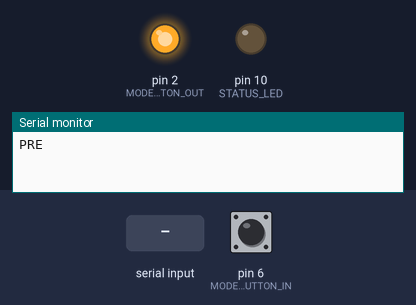
This sketch was run on a simulated Arduino Uno, built with avr-gcc and run on an emulated ATmega328P. Shown: output pins drawn as LEDs (lit = HIGH), the last lines printed to the serial monitor. Inputs (shaded band) come from the test bench; at power-on: pin 6 (MODE_BUTTON_IN) HIGH. Pins used as bus, display or sensor lines are not drawn.

Above: at 1.2 s.
1.3 s: pin 6 (MODE_BUTTON_IN) pulled LOW for 0.15 s
At 2.4 s:
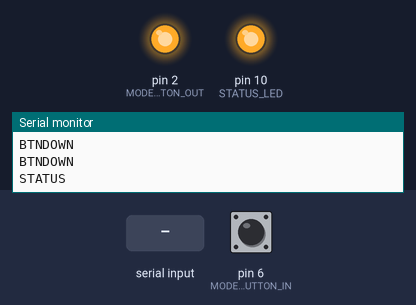
4.4 s: "1" received over the second serial link
7.4 s: pin 6 (MODE_BUTTON_IN) pulled LOW for 1 s
11.3 s: "0" received over the second serial link
14.3 s: pin 6 (MODE_BUTTON_IN) driven LOW
Timing chart, 0 to 18.3 s (numbered marks = the images above; inputs shaded):
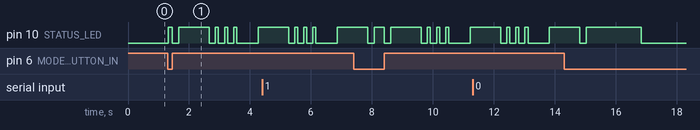

The sketch:

id12_test.ino
```cpp
#include <SoftwareSerial.h>

const int RUN_STATE_PRE       = 1001;
const int RUN_STATE_CONFIG    = 1002;
const int RUN_STATE_SETTLE    = 1003;
const int RUN_STATE_RUN       = 1004;
const int RUN_STATE_STATUS    = 1005;
const int RUN_STATE_BTNDOWN   = 1006;

const int MODE_BUTTON_IN      = 6;
const int MODE_BUTTON_OUT     = 2;

const int STATUS_LED          = 10;

const int ID12_RESET          = 7;
const int ID12_RX             = 8;
const int ID12_TX             = 9;

int runState;
int counter;
int btn_counter;

char tagString[13];
int index;
boolean reading;

SoftwareSerial id12SoftSerial(ID12_RX, ID12_TX);

void setup()
{
  runState = RUN_STATE_PRE;
  Serial.begin(9600);
  id12SoftSerial.begin(9600);

  pinMode(ID12_RESET, OUTPUT);
  digitalWrite(ID12_RESET, HIGH);

  pinMode(STATUS_LED, OUTPUT);
  digitalWrite(STATUS_LED, LOW);
  pinMode(MODE_BUTTON_IN, INPUT);
  digitalWrite(MODE_BUTTON_IN, LOW);
  pinMode(MODE_BUTTON_OUT, OUTPUT);
  digitalWrite(MODE_BUTTON_OUT, HIGH);
}

void loop()
{
  switch (runState)
  {
    case RUN_STATE_PRE:

      resetReader(); //eset the RFID reader

      runState = RUN_STATE_RUN;
      counter = 0;
      Serial.println("PRE");
      break;
    case RUN_STATE_CONFIG:
      //runState = RUN_STATE_RUN;
      Serial.println("CONFIG");
      break;
    case RUN_STATE_RUN:
      //Serial.println("RUN");

      //Read status button state
      if(digitalRead(6) == LOW)
      {
        counter=0;
        btn_counter=0;
        runState = RUN_STATE_BTNDOWN;
      }

      //Check ID-12 for incoming serial data
      //char tagString[13];
      index = 0;
      reading = false;

      while(id12SoftSerial.available()){
        int readByte = id12SoftSerial.read(); //read next available byte
        Serial.write(readByte);
        //Serial.print('x');
        if(readByte == 2) reading = true; //begining of tag
        if(readByte == 3) reading = false; //end of tag

        if(reading && readByte != 2 && readByte != 10 && readByte != 13){
          //store the tag
          tagString[index] = readByte;
          index ++;
        }
      }

      checkTag(tagString); //Check if it is a match
      clearTag(tagString); //Clear the char of all value
      //resetReader(); //eset the RFID reader

      delay(10);
      break;
    case RUN_STATE_STATUS:
      Serial.println("STATUS");
      //Status displaty routine

      //turn off the led for a bit
      digitalWrite(STATUS_LED, LOW);
      delay(200);

      //long blink
      digitalWrite(STATUS_LED, HIGH);
      delay(1000);
      digitalWrite(STATUS_LED, LOW);
      delay(200);

      //show connection status
      digitalWrite(STATUS_LED, HIGH);
      delay(100);
      digitalWrite(STATUS_LED, LOW);
      delay(200);
      digitalWrite(STATUS_LED, HIGH);
      delay(100);
      digitalWrite(STATUS_LED, LOW);
      delay(200);
      digitalWrite(STATUS_LED, HIGH);
      delay(100);
      digitalWrite(STATUS_LED, LOW);
      delay(200);

      //long blink
      delay(500);
      digitalWrite(STATUS_LED, HIGH);
      delay(1000);
      digitalWrite(STATUS_LED, LOW);
      delay(200);

      //show battery status
      digitalWrite(STATUS_LED, HIGH);
      delay(100);
      digitalWrite(STATUS_LED, LOW);
      delay(200);
      digitalWrite(STATUS_LED, HIGH);
      delay(100);
      digitalWrite(STATUS_LED, LOW);
      delay(200);
      digitalWrite(STATUS_LED, HIGH);
      delay(100);
      digitalWrite(STATUS_LED, LOW);
      delay(200);

      //long blink
      delay(500);
      digitalWrite(STATUS_LED, HIGH);
      delay(1000);
      digitalWrite(STATUS_LED, LOW);
      delay(200);

      runState = RUN_STATE_RUN;
      break;
    case RUN_STATE_BTNDOWN:
      counter++;
      btn_counter++;
      //turn on led when pressed
      digitalWrite(STATUS_LED, HIGH);
      Serial.println("BTNDOWN");
      //if btnPin goes to HIGH, the button was released before config mode kicked in
      //jump right to status
      if(digitalRead(6) == HIGH)
      {
        counter=0;
        //turn off led as we exit button down state
        digitalWrite(STATUS_LED, LOW);
        runState = RUN_STATE_STATUS;
      }
      //if we make it to 180 on the counter before btnPin goes HIGH,
      //jump right to config mode
      if(btn_counter == 180)
      {
        //turn off led as we exit button down state
        digitalWrite(STATUS_LED, LOW);
        runState = RUN_STATE_CONFIG;
      }
      delay(10);
      break;
  }

}

void checkTag(char tag[]){
///////////////////////////////////
//Check the read tag against known tags
///////////////////////////////////

    //Serial.println(tag); //read out any unknown tag
}


void resetReader(){
///////////////////////////////////
//Reset the RFID reader to read again.
///////////////////////////////////
  digitalWrite(7, LOW);
  digitalWrite(7, HIGH);
  delay(150);
}

void clearTag(char one[]){
///////////////////////////////////
//clear the char array by filling with null - ASCII 0
//Will think same tag has been read otherwise
///////////////////////////////////
  for(int i = 0; i < strlen(one); i++){
    one[i] = 0;
  }
}
```

Measured:
- after the input at 1.3 s, pin 10 (STATUS_LED): goes HIGH 0.14 s, LOW 0.21 s, HIGH 1.0 s, 3 × (LOW 0.20 s, HIGH 0.10 s), LOW 0.70 s, then HIGH, starting at once
